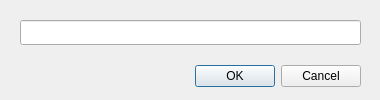
<?xml version="1.0" encoding="UTF-8"?>
<ui version="4.0">
 <class>AjoutTag</class>
 <widget class="QDialog" name="AjoutTag">
  <property name="geometry">
   <rect>
    <x>0</x>
    <y>0</y>
    <width>380</width>
    <height>100</height>
   </rect>
  </property>
  <property name="windowTitle">
   <string>Dialog</string>
  </property>
  <widget class="QDialogButtonBox" name="buttonBox">
   <property name="geometry">
    <rect>
     <x>20</x>
     <y>60</y>
     <width>341</width>
     <height>32</height>
    </rect>
   </property>
   <property name="orientation">
    <enum>Qt::Horizontal</enum>
   </property>
   <property name="standardButtons">
    <set>QDialogButtonBox::Cancel|QDialogButtonBox::Ok</set>
   </property>
  </widget>
  <widget class="QLineEdit" name="lineEdit">
   <property name="geometry">
    <rect>
     <x>20</x>
     <y>20</y>
     <width>341</width>
     <height>25</height>
    </rect>
   </property>
  </widget>
 </widget>
 <resources/>
 <connections>
  <connection>
   <sender>buttonBox</sender>
   <signal>accepted()</signal>
   <receiver>AjoutTag</receiver>
   <slot>accept()</slot>
   <hints>
    <hint type="sourcelabel">
     <x>248</x>
     <y>254</y>
    </hint>
    <hint type="destinationlabel">
     <x>157</x>
     <y>274</y>
    </hint>
   </hints>
  </connection>
  <connection>
   <sender>buttonBox</sender>
   <signal>rejected()</signal>
   <receiver>AjoutTag</receiver>
   <slot>reject()</slot>
   <hints>
    <hint type="sourcelabel">
     <x>316</x>
     <y>260</y>
    </hint>
    <hint type="destinationlabel">
     <x>286</x>
     <y>274</y>
    </hint>
   </hints>
  </connection>
 </connections>
</ui>
